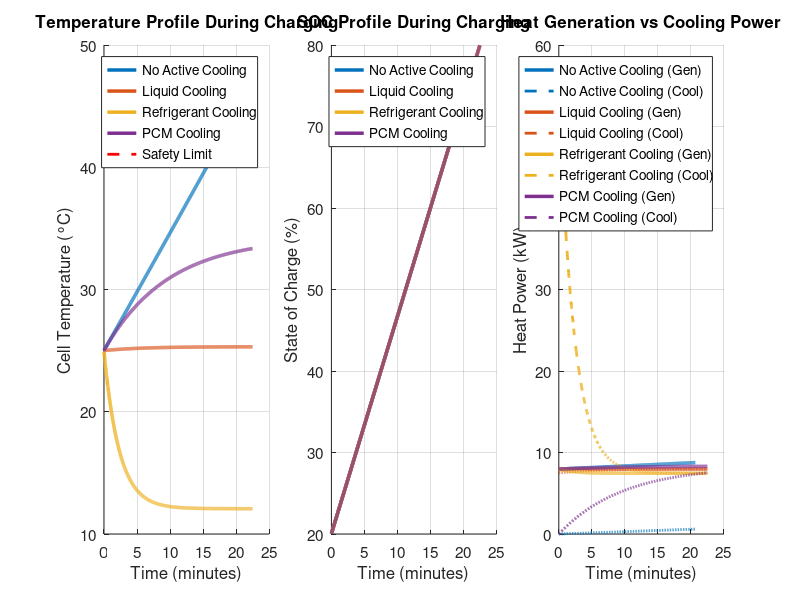

The MATLAB source for this figure: (Note: this script raises an error after producing the figure.)
%% Ultra-Fast EV Charging Thermal Management Simulation
% EE584 Power Electronics - Progress Report 3
% Lorans Hirmez - Fall 2025
% Objective 1: Thermal Management Analysis

clear all; close all; clc;

%% ========================================================================
%  BATTERY PACK PARAMETERS
%  ========================================================================
battery.capacity_kWh = 100;              % Battery pack capacity [kWh]
battery.capacity_Ah = 250;               % Nominal capacity [Ah]
battery.nominal_voltage = 400;           % Nominal voltage [V]
battery.V_min = 350;                     % Minimum voltage [V]
battery.V_max = 450;                     % Maximum voltage [V]
battery.num_series = 96;                 % Number of cells in series
battery.num_parallel = 72;               % Number of cells in parallel
battery.mass = 500;                      % Battery pack mass [kg]
battery.Cp = 1000;                       % Specific heat capacity [J/(kg·K)]
battery.surface_area = 3;                % Effective surface area [m²]

% Internal resistance (temperature dependent)
battery.R0_base = 0.05;                  % Base internal resistance at 25°C [Ohm]
battery.R0_temp_coeff = 0.005;           % Temperature coefficient [Ohm/°C]

% RC network parameters for dynamic response
battery.R1 = 0.01;                       % Fast RC resistance [Ohm]
battery.C1 = 1000;                       % Fast RC capacitance [F]
battery.R2 = 0.015;                      % Slow RC resistance [Ohm]
battery.C2 = 5000;                       % Slow RC capacitance [F]

% Entropic heat coefficient
battery.dOCV_dT = -0.0003;               % Entropic coefficient [V/K]

%% ========================================================================
%  CHARGING PARAMETERS
%  ========================================================================
charging.I_charge = 400;                 % Charging current [A]
charging.power_kW = 350;                 % Target charging power [kW]
charging.SOC_initial = 0.20;             % Initial state of charge [0-1]
charging.SOC_target = 0.80;              % Target state of charge [0-1]

%% ========================================================================
%  ENVIRONMENTAL & SAFETY PARAMETERS
%  ========================================================================
env.T_ambient = 25;                      % Ambient temperature [°C]
env.T_max_safe = 45;                     % Maximum safe temperature [°C]

%% ========================================================================
%  SIMULATION PARAMETERS
%  ========================================================================
sim.dt = 1;                              % Time step [seconds]
sim.t_max = 3600;                        % Maximum simulation time [seconds]

%% ========================================================================
%  COOLING SYSTEM DEFINITIONS
%  ========================================================================

% Case 1: No Active Cooling (Natural Convection)
cooling(1).name = 'No Active Cooling';
cooling(1).type = 'natural';
cooling(1).h = 10;                       % Heat transfer coefficient [W/(m²·K)]
cooling(1).T_coolant = env.T_ambient;    % No separate coolant temp
cooling(1).power_consumption = 0;        % No power consumption [W]
cooling(1).cost_capex = 0;               % No additional cost

% Case 2: Liquid Cooling (Glycol-Water)
cooling(2).name = 'Liquid Cooling';
cooling(2).type = 'liquid';
cooling(2).h = 500;                      % Heat transfer coefficient [W/(m²·K)]
cooling(2).T_coolant = 20;               % Coolant inlet temperature [°C]
cooling(2).flow_rate = 5/60;             % Flow rate [L/s] (5 L/min)
cooling(2).fluid_Cp = 3500;              % Glycol-water specific heat [J/(kg·K)]
cooling(2).fluid_density = 1050;         % Fluid density [kg/m³]
cooling(2).pump_power = 200;             % Pump power [W]
cooling(2).cost_capex = 5000;            % Capital cost estimate [$]

% Case 3: Refrigerant Direct Cooling (R-134a)
cooling(3).name = 'Refrigerant Cooling';
cooling(3).type = 'refrigerant';
cooling(3).h = 1200;                     % Heat transfer coefficient [W/(m²·K)]
cooling(3).T_evaporator = 10;            % Evaporator temperature [°C]
cooling(3).COP = 3.0;                    % Coefficient of performance
cooling(3).cost_capex = 12000;           % Capital cost estimate [$]

% Case 4: Phase Change Material (PCM)
cooling(4).name = 'PCM Cooling';
cooling(4).type = 'pcm';
cooling(4).h = 300;                      % Effective heat transfer coefficient [W/(m²·K)]
cooling(4).T_melt = 42;                  % PCM melting point [°C]
cooling(4).latent_heat = 200000;         % Latent heat of fusion [J/kg]
cooling(4).pcm_mass = 50;                % PCM mass [kg]
cooling(4).pcm_melted = 0;               % Initial melted fraction [0-1]
cooling(4).cost_capex = 8000;            % Capital cost estimate [$]

%% ========================================================================
%  MAIN SIMULATION LOOP - RUN ALL COOLING CASES
%  ========================================================================

results = struct();

for case_idx = 1:length(cooling)
    
    fprintf('\n=================================================\n');
    fprintf('Running Case %d: %s\n', case_idx, cooling(case_idx).name);
    fprintf('=================================================\n');
    
    % Initialize state variables
    SOC = charging.SOC_initial;
    T_cell = env.T_ambient;              % Initial cell temperature [°C]
    V1 = 0;                              % Initial voltage across RC1
    V2 = 0;                              % Initial voltage across RC2
    
    % Storage arrays
    t_vec = 0:sim.dt:sim.t_max;
    T_vec = zeros(size(t_vec));
    SOC_vec = zeros(size(t_vec));
    V_vec = zeros(size(t_vec));
    Q_gen_vec = zeros(size(t_vec));
    Q_cool_vec = zeros(size(t_vec));
    P_cool_vec = zeros(size(t_vec));
    
    % PCM state tracking
    if strcmp(cooling(case_idx).type, 'pcm')
        pcm_melted = cooling(case_idx).pcm_melted;
    end
    
    % Simulation loop
    charging_complete = false;
    idx = 1;
    
    for t = t_vec
        
        % Update OCV based on SOC (simplified linear model)
        OCV = battery.V_min + SOC * (battery.V_max - battery.V_min);
        
        % Temperature-dependent internal resistance
        R0 = battery.R0_base * (1 + battery.R0_temp_coeff * (T_cell - 25));
        
        % Calculate terminal voltage
        V_terminal = OCV - charging.I_charge * R0 - V1 - V2;
        
        % Calculate heat generation
        % Joule heating
        Q_joule = charging.I_charge^2 * R0;
        
        % Entropic heating
        Q_entropic = charging.I_charge * (T_cell + 273.15) * battery.dOCV_dT;
        
        % Total heat generation [W]
        Q_gen = Q_joule + Q_entropic;
        
        % Calculate cooling heat removal based on strategy
        switch cooling(case_idx).type
            case 'natural'
                % Natural convection
                Q_cool = cooling(case_idx).h * battery.surface_area * ...
                         (T_cell - env.T_ambient);
                P_cooling = 0;
                
            case 'liquid'
                % Forced liquid cooling
                Q_cool = cooling(case_idx).h * battery.surface_area * ...
                         (T_cell - cooling(case_idx).T_coolant);
                % Account for coolant temperature rise
                T_coolant_out = cooling(case_idx).T_coolant + ...
                    Q_cool / (cooling(case_idx).flow_rate * ...
                    cooling(case_idx).fluid_density * cooling(case_idx).fluid_Cp);
                P_cooling = cooling(case_idx).pump_power;
                
            case 'refrigerant'
                % Refrigerant cooling with COP
                Q_cool = cooling(case_idx).h * battery.surface_area * ...
                         (T_cell - cooling(case_idx).T_evaporator);
                % Compressor power = cooling power / COP
                P_cooling = Q_cool / cooling(case_idx).COP;
                
            case 'pcm'
                % Phase change material cooling
                if T_cell < cooling(case_idx).T_melt
                    % Below melting point - sensible heat
                    Q_cool = cooling(case_idx).h * battery.surface_area * ...
                             (T_cell - env.T_ambient);
                elseif pcm_melted < 1.0
                    % During phase change - latent heat absorption
                    Q_cool_potential = cooling(case_idx).h * battery.surface_area * ...
                                       (T_cell - cooling(case_idx).T_melt);
                    % Limit by remaining latent heat capacity
                    Q_latent_available = cooling(case_idx).latent_heat * ...
                                        cooling(case_idx).pcm_mass * (1 - pcm_melted);
                    Q_cool = min(Q_cool_potential, Q_latent_available / sim.dt);
                    % Update PCM melted fraction
                    pcm_melted = pcm_melted + (Q_cool * sim.dt) / ...
                                (cooling(case_idx).latent_heat * cooling(case_idx).pcm_mass);
                else
                    % PCM fully melted - reduced effectiveness
                    Q_cool = cooling(case_idx).h * battery.surface_area * ...
                             (T_cell - env.T_ambient) * 0.3;
                end
                P_cooling = 0;  % Passive system
        end
        
        % Thermal energy balance - update temperature
        dT_dt = (Q_gen - Q_cool) / (battery.mass * battery.Cp);
        T_cell = T_cell + dT_dt * sim.dt;
        
        % Update RC network voltages (exponential decay)
        tau1 = battery.R1 * battery.C1;
        tau2 = battery.R2 * battery.C2;
        V1 = V1 * exp(-sim.dt/tau1) + charging.I_charge * battery.R1 * (1 - exp(-sim.dt/tau1));
        V2 = V2 * exp(-sim.dt/tau2) + charging.I_charge * battery.R2 * (1 - exp(-sim.dt/tau2));
        
        % Update SOC
        dSOC = (charging.I_charge * sim.dt) / (battery.capacity_Ah * 3600);
        SOC = SOC + dSOC;
        
        % Store results
        T_vec(idx) = T_cell;
        SOC_vec(idx) = SOC;
        V_vec(idx) = V_terminal;
        Q_gen_vec(idx) = Q_gen;
        Q_cool_vec(idx) = Q_cool;
        P_cool_vec(idx) = P_cooling;
        
        % Check termination conditions
        if SOC >= charging.SOC_target
            fprintf('Target SOC reached at t = %.1f seconds\n', t);
            charging_complete = true;
            break;
        end
        
        if T_cell >= env.T_max_safe
            fprintf('WARNING: Maximum safe temperature exceeded at t = %.1f seconds\n', t);
            break;
        end
        
        if V_terminal >= battery.V_max
            fprintf('Maximum voltage reached at t = %.1f seconds\n', t);
            break;
        end
        
        idx = idx + 1;
    end
    
    % Trim unused array elements
    t_vec = t_vec(1:idx-1);
    T_vec = T_vec(1:idx-1);
    SOC_vec = SOC_vec(1:idx-1);
    V_vec = V_vec(1:idx-1);
    Q_gen_vec = Q_gen_vec(1:idx-1);
    Q_cool_vec = Q_cool_vec(1:idx-1);
    P_cool_vec = P_cool_vec(1:idx-1);
    
    % Store results for this case
    results(case_idx).name = cooling(case_idx).name;
    results(case_idx).time = t_vec;
    results(case_idx).temperature = T_vec;
    results(case_idx).SOC = SOC_vec;
    results(case_idx).voltage = V_vec;
    results(case_idx).Q_gen = Q_gen_vec;
    results(case_idx).Q_cool = Q_cool_vec;
    results(case_idx).P_cool = P_cool_vec;
    results(case_idx).charging_complete = charging_complete;
    
    % Calculate performance metrics (store as scalars)
    results(case_idx).metrics.peak_temp = max(T_vec);
    results(case_idx).metrics.final_temp = T_vec(end);
    results(case_idx).metrics.charging_time = t_vec(end);
    results(case_idx).metrics.energy_delivered = trapz(t_vec, charging.I_charge .* V_vec) / 3600; % Wh
    results(case_idx).metrics.cooling_energy = trapz(t_vec, P_cool_vec) / 3600; % Wh
    results(case_idx).metrics.total_heat_gen = trapz(t_vec, Q_gen_vec) / 1000; % kJ
    results(case_idx).metrics.total_heat_removed = trapz(t_vec, Q_cool_vec) / 1000; % kJ
    
    fprintf('Peak Temperature: %.2f °C\n', results(case_idx).metrics.peak_temp);
    fprintf('Charging Time: %.1f seconds (%.2f minutes)\n', ...
            results(case_idx).metrics.charging_time, ...
            results(case_idx).metrics.charging_time/60);
    fprintf('Energy Delivered: %.2f kWh\n', results(case_idx).metrics.energy_delivered/1000);
    fprintf('Cooling Energy: %.2f kWh\n', results(case_idx).metrics.cooling_energy/1000);
    
end

%% ========================================================================
%  RESULTS VISUALIZATION
%  ========================================================================

colors = lines(length(results));

% FIGURE 1: Time-Series Plots (3 subplots)
figure('Position', [50, 100, 1500, 500]);

% Subplot 1: Temperature vs Time
subplot(1,3,1)
hold on; grid on;
for i = 1:length(results)
    plot(results(i).time/60, results(i).temperature, 'LineWidth', 2.5, ...
         'Color', colors(i,:), 'DisplayName', results(i).name);
end
plot([0 max(results(1).time)/60], [env.T_max_safe env.T_max_safe], ...
     'r--', 'LineWidth', 2, 'DisplayName', 'Safety Limit');
xlabel('Time (minutes)', 'FontSize', 12);
ylabel('Cell Temperature (°C)', 'FontSize', 12);
title('Temperature Profile During Charging', 'FontSize', 13, 'FontWeight', 'bold');
legend('Location', 'best', 'FontSize', 10);
set(gca, 'FontSize', 11);
ylim([10 50]);

% Subplot 2: SOC vs Time
subplot(1,3,2)
hold on; grid on;
for i = 1:length(results)
    plot(results(i).time/60, results(i).SOC*100, 'LineWidth', 2.5, ...
         'Color', colors(i,:), 'DisplayName', results(i).name);
end
xlabel('Time (minutes)', 'FontSize', 12);
ylabel('State of Charge (%)', 'FontSize', 12);
title('SOC Profile During Charging', 'FontSize', 13, 'FontWeight', 'bold');
legend('Location', 'best', 'FontSize', 10);
set(gca, 'FontSize', 11);

% Subplot 3: Heat Generation vs Cooling
subplot(1,3,3)
hold on; grid on;
for i = 1:length(results)
    plot(results(i).time/60, results(i).Q_gen/1000, 'LineWidth', 2.5, ...
         'Color', colors(i,:), 'DisplayName', [results(i).name ' (Gen)']);
    plot(results(i).time/60, results(i).Q_cool/1000, '--', 'LineWidth', 2, ...
         'Color', colors(i,:), 'DisplayName', [results(i).name ' (Cool)']);
end
xlabel('Time (minutes)', 'FontSize', 12);
ylabel('Heat Power (kW)', 'FontSize', 12);
title('Heat Generation vs Cooling Power', 'FontSize', 13, 'FontWeight', 'bold');
legend('Location', 'best', 'FontSize', 8);
set(gca, 'FontSize', 11);

sgtitle('Ultra-Fast Charging: Time-Series Analysis', 'FontSize', 15, 'FontWeight', 'bold');

% FIGURE 2: Performance Comparison Bar Charts (3 subplots)
figure('Position', [50, 50, 1500, 500]);

metric_names = {results.name};

% Subplot 1: Peak Temperature
subplot(1,3,1)
peak_temps = zeros(1, length(results));
for i = 1:length(results)
    peak_temps(i) = results(i).metrics.peak_temp;
end
b = bar(peak_temps, 'FaceColor', 'flat');
for i = 1:length(results)
    b.CData(i,:) = colors(i,:);
end
set(gca, 'XTickLabel', metric_names, 'XTickLabelRotation', 45);
ylabel('Peak Temperature (°C)', 'FontSize', 12);
title('Peak Temperature Comparison', 'FontSize', 13, 'FontWeight', 'bold');
grid on;
hold on;
plot([0 length(results)+1], [env.T_max_safe env.T_max_safe], 'r--', 'LineWidth', 2.5);
text(length(results)/2, env.T_max_safe+1, 'Safety Limit', 'Color', 'r', ...
     'FontSize', 10, 'HorizontalAlignment', 'center');
set(gca, 'FontSize', 11);
ylim([0 max(peak_temps)*1.15]);

% Subplot 2: Charging Time
subplot(1,3,2)
charging_times = zeros(1, length(results));
for i = 1:length(results)
    charging_times(i) = results(i).metrics.charging_time/60;
end
b = bar(charging_times, 'FaceColor', 'flat');
for i = 1:length(results)
    b.CData(i,:) = colors(i,:);
end
set(gca, 'XTickLabel', metric_names, 'XTickLabelRotation', 45);
ylabel('Charging Time (minutes)', 'FontSize', 12);
title('Charging Time Comparison', 'FontSize', 13, 'FontWeight', 'bold');
grid on;
set(gca, 'FontSize', 11);
% Add values on top of bars
for i = 1:length(charging_times)
    text(i, charging_times(i)+0.5, sprintf('%.1f min', charging_times(i)), ...
         'HorizontalAlignment', 'center', 'FontSize', 10);
end

% Subplot 3: Cooling Energy
subplot(1,3,3)
cooling_energy = zeros(1, length(results));
for i = 1:length(results)
    cooling_energy(i) = results(i).metrics.cooling_energy/1000; % kWh
end
b = bar(cooling_energy, 'FaceColor', 'flat');
for i = 1:length(results)
    b.CData(i,:) = colors(i,:);
end
set(gca, 'XTickLabel', metric_names, 'XTickLabelRotation', 45);
ylabel('Cooling Energy (kWh)', 'FontSize', 12);
title('Cooling System Energy Consumption', 'FontSize', 13, 'FontWeight', 'bold');
grid on;
set(gca, 'FontSize', 11);
% Add values on top of bars
for i = 1:length(cooling_energy)
    if cooling_energy(i) > 0
        text(i, cooling_energy(i)+0.05, sprintf('%.2f kWh', cooling_energy(i)), ...
             'HorizontalAlignment', 'center', 'FontSize', 10);
    end
end

sgtitle('Ultra-Fast Charging: Performance Metrics Comparison', 'FontSize', 15, 'FontWeight', 'bold');

%% ========================================================================
%  SUMMARY TABLE
%  ========================================================================

fprintf('\n\n=================================================\n');
fprintf('PERFORMANCE METRICS SUMMARY\n');
fprintf('=================================================\n\n');

% Create summary table
summary_table = table();
cooling_names = cell(length(results), 1);
peak_temps_table = zeros(length(results), 1);
charging_times_table = zeros(length(results), 1);
energy_delivered_table = zeros(length(results), 1);
cooling_energy_table = zeros(length(results), 1);
heat_gen_table = zeros(length(results), 1);
charging_complete_table = cell(length(results), 1);

for i = 1:length(results)
    cooling_names{i} = results(i).name;
    peak_temps_table(i) = results(i).metrics.peak_temp;
    charging_times_table(i) = results(i).metrics.charging_time/60;
    energy_delivered_table(i) = results(i).metrics.energy_delivered/1000;
    cooling_energy_table(i) = results(i).metrics.cooling_energy/1000;
    heat_gen_table(i) = results(i).metrics.total_heat_gen;
    if results(i).charging_complete
        charging_complete_table{i} = 'Yes';
    else
        charging_complete_table{i} = 'No';
    end
end

summary_table.CoolingStrategy = cooling_names;
summary_table.PeakTemp_C = peak_temps_table;
summary_table.ChargingTime_min = charging_times_table;
summary_table.EnergyDelivered_kWh = energy_delivered_table;
summary_table.CoolingEnergy_kWh = cooling_energy_table;
summary_table.TotalHeatGen_kJ = heat_gen_table;
summary_table.ChargingComplete = charging_complete_table;

disp(summary_table);

%% ========================================================================
%  EXPORT RESULTS
%  ========================================================================

% Save results to MAT file
save('UFC_Thermal_Results.mat', 'results', 'battery', 'charging', 'cooling', 'env');

% Export summary table to CSV
writetable(summary_table, 'UFC_Thermal_Summary.csv');

fprintf('\n=================================================\n');
fprintf('Simulation Complete!\n');
fprintf('Results saved to UFC_Thermal_Results.mat\n');
fprintf('Summary saved to UFC_Thermal_Summary.csv\n');
fprintf('=================================================\n');
